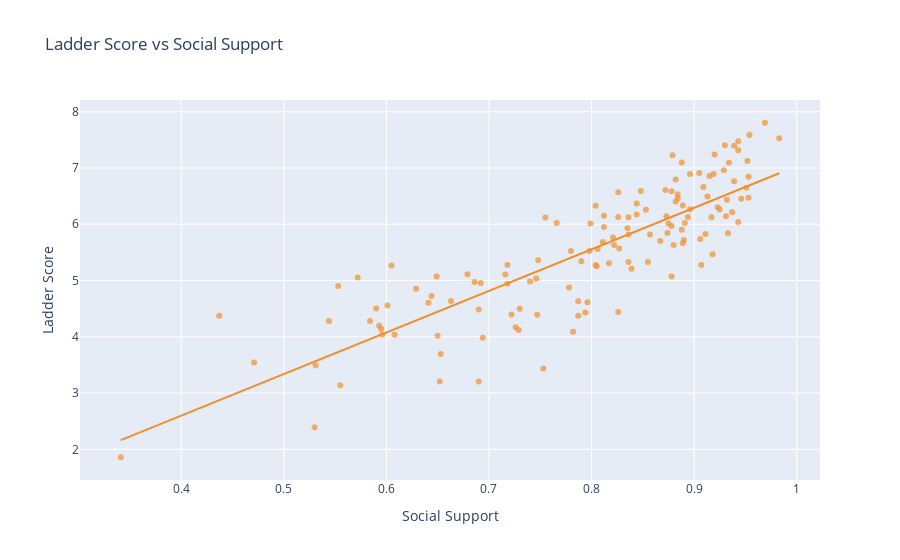

Here is the notebook cell this chart was saved with:
### Markdown cell above
## Scatter Plot: Ladder Score vs Social Support  

This scatter plot examines the relationship between **Social Support** and **Ladder Score** across all countries.  

**Key Observations:**  
- There is a **strong positive correlation**: countries with higher social support generally have higher happiness scores.  
- **Nordic countries** (Finland, Denmark, Iceland) cluster at the top-right, showing **high social support and very high happiness**.  
- **Bottom-ranking countries** (Afghanistan, Lebanon, Sierra Leone) are at the bottom-left, reflecting **low social support and low happiness**.  
- The trendline (OLS regression) confirms that **social support is one of the most significant drivers of happiness globally**.  
- Outliers are minimal, suggesting that social support consistently affects well-being across diverse regions.  

**Conclusion:**  
- Social support is a **key predictor of happiness**, highlighting the importance of strong social networks and safety nets in improving national well-being.

### Code cell
px.scatter(
    df_whr,
    x="Social Support",
    y="Ladder Score",
    hover_name=df_whr.index,
    title="Ladder Score vs Social Support",
    labels={"Social Support": "Social Support", "Ladder Score": "Ladder Score"},
    color_discrete_sequence=["#F28E2B"],
    opacity=0.7,
    trendline="ols"
)

### Figure 1 — Plotly figure (JSON) as saved in the notebook; plotly's stock layout.template omitted (floating-point values rounded to 4 significant figures; data arrays with more than 128 entries replaced by an {"elided": "..."} marker saying what was removed)
{"data": [{"hovertemplate": "<b>%{hovertext}</b><br><br>Social Support=%{x}<br>Ladder Score=%{y}<extra></extra>", "hovertext": {"elided": "136 str values"}, "legendgroup": "", "marker": {"color": "#F28E2B", "opacity": 0.7, "symbol": "circle"}, "mode": "markers", "name": "", "orientation": "v", "showlegend": false, "type": "scatter", "x": {"elided": "136 float values"}, "xaxis": "x", "y": {"elided": "136 float values"}, "yaxis": "y"}, {"hovertemplate": "<b>OLS trendline</b><br>Ladder Score = 7.39036 * Social Support + -0.357737<br>R<sup>2</sup>=0.702339<br><br>Social Support=%{x}<br>Ladder Score=%{y} <b>(trend)</b><extra></extra>", "legendgroup": "", "marker": {"color": "#F28E2B", "symbol": "circle"}, "mode": "lines", "name": "", "showlegend": false, "type": "scatter", "x": {"elided": "136 float values"}, "xaxis": "x", "y": {"elided": "136 float values"}, "yaxis": "y"}], "layout": {"legend": {"tracegroupgap": 0}, "title": {"text": "Ladder Score vs Social Support"}, "xaxis": {"anchor": "y", "domain": [0, 1], "title": {"text": "Social Support"}}, "yaxis": {"anchor": "x", "domain": [0, 1], "title": {"text": "Ladder Score"}}}}
